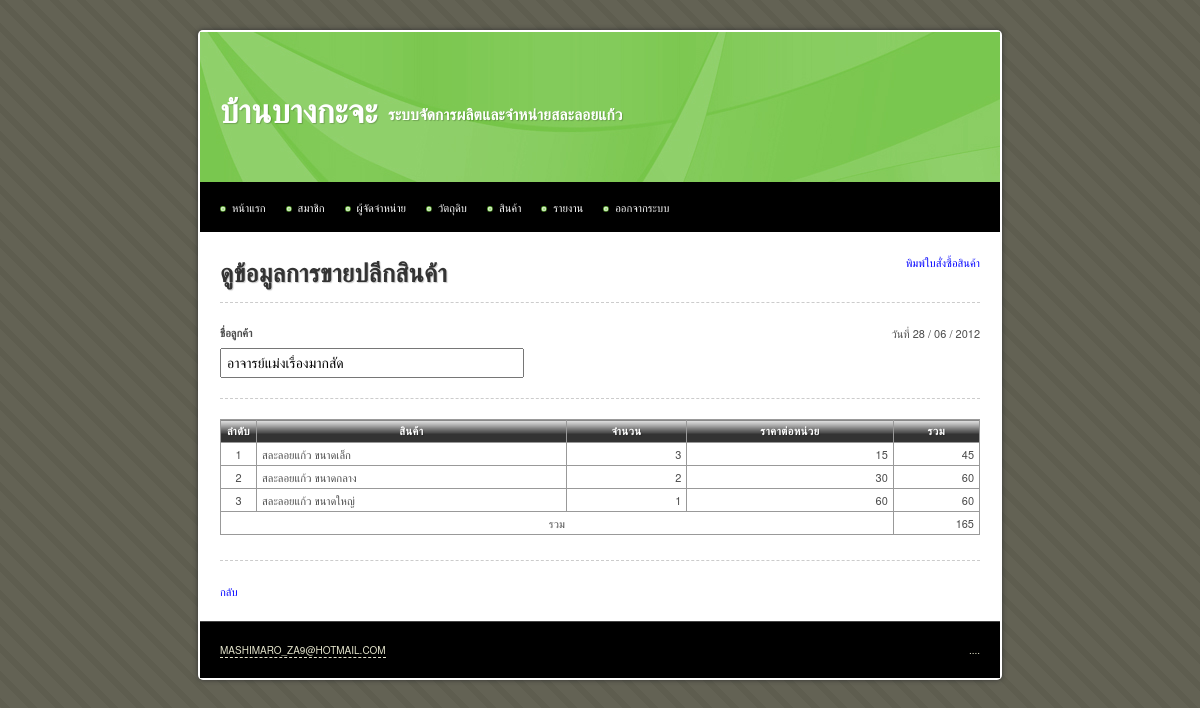
Screenshot of /main/product_retail_read.php?id=10 (signed in) with the database file from the repository.
### tables this page shows
CREATE TABLE IF NOT EXISTS `product_order` (
  `id` int(10) unsigned NOT NULL AUTO_INCREMENT,
  `type` tinyint(1) unsigned NOT NULL DEFAULT '0' COMMENT '0 = สั่งซื้อ, 1 = ขายปลีก',
  `orderer` varchar(255) NOT NULL,
  `tel` varchar(255) DEFAULT NULL,
  `description` text,
  `is_receive` tinyint(1) unsigned NOT NULL DEFAULT '0' COMMENT '0 = ยังไม่ได้รับ, 1 = รับแล้ว',
  `is_produced` tinyint(1) unsigned NOT NULL DEFAULT '0' COMMENT '0 = ยังไม่ได้ผลิต, 1 = ผลิตแล้ว',
  `date_receive` date DEFAULT NULL,
  `date_create` date NOT NULL,
  `date_update` timestamp NOT NULL DEFAULT CURRENT_TIMESTAMP ON UPDATE CURRENT_TIMESTAMP,
  PRIMARY KEY (`id`)
);

CREATE TABLE IF NOT EXISTS `product_order_item` (
  `id_order` int(10) unsigned NOT NULL,
  `id_product` int(10) unsigned NOT NULL,
  `quantity` int(10) unsigned NOT NULL,
  `quantity_received` int(10) unsigned NOT NULL DEFAULT '0',
  PRIMARY KEY (`id_order`,`id_product`),
  KEY `FK_product_order_item_product` (`id_product`),
  CONSTRAINT `FK_product_order_item_product` FOREIGN KEY (`id_product`) REFERENCES `product` (`id`) ON DELETE CASCADE ON UPDATE CASCADE,
  CONSTRAINT `FK_product_order_item_product_order` FOREIGN KEY (`id_order`) REFERENCES `product_order` (`id`) ON DELETE CASCADE ON UPDATE CASCADE
);

CREATE TABLE IF NOT EXISTS `product` (
  `id` int(10) unsigned NOT NULL AUTO_INCREMENT,
  `name` varchar(255) NOT NULL,
  `description` text,
  `weight` int(10) NOT NULL,
  `unit` varchar(255) NOT NULL,
  `image` varchar(255) DEFAULT NULL,
  `manufacture_min` int(10) unsigned NOT NULL,
  `manufacture_max` int(10) unsigned NOT NULL,
  `stock_max` int(10) unsigned NOT NULL,
  `labour_min` int(10) unsigned NOT NULL,
  `order_min` int(10) unsigned NOT NULL,
  `unit_per_labour` int(10) unsigned NOT NULL,
  `total` int(10) unsigned NOT NULL DEFAULT '0',
  `price_retail` int(10) unsigned NOT NULL,
  `price_wholesale` int(10) unsigned NOT NULL,
  `date_create` datetime NOT NULL,
  `date_update` timestamp NOT NULL DEFAULT CURRENT_TIMESTAMP ON UPDATE CURRENT_TIMESTAMP,
  PRIMARY KEY (`id`)
);

### iic_tools/helpers/iic_utilities_helper.php (called while the page is built, shortened)
<?php
function change_date_format($date, $old_separator = "-", $old_format = 'y-m-d', $new_separator = " / ", $new_format = "d-m-y")
{
	@list($_old_format_path1, $_old_format_path2, $_old_format_path3) = explode('-', $old_format);
	@list($_date_path[$_old_format_path1], $_date_path[$_old_format_path2], $_date_path[$_old_format_path3]) = explode($old_separator, $date);
	@list($_new_format_path1, $_new_format_path2, $_new_format_path3) = explode('-', $new_format);
	$_new_date = $_date_path[$_new_format_path1].$new_separator.$_date_path[$_new_format_path2].$new_separator.$_date_path[$_new_format_path3];
	return $_new_date;
}
function remove_comma($number, $decimal = 0)
{
	$_int		= 0;
	$_decimal	= '';
	if(count(explode (".", $number)) > 1)
	{
		list($_int, $_decimal) = explode (".", $number);
	}
	else
	{
		$_int = ($number == '') ? 0 : $number;
	}
	$_int = explode (',', $_int);
	$_int = implode ($_int);
	$_new_number = $_int.$_decimal;
	return $_new_number;
}
function add_comma($number, $decimal = 0)
{
	$_sign		= '';
	$_int		= 0;
	$_decimal	= '';
	if(count(explode (".", $number)) > 1)
	{
		list($_int, $_decimal) = explode (".", $number);
	}
	else
	{
		$_int = ($number == '') ? 0 : $number;
	}
	$_int = remove_comma($_int);
	if($_int < 0)
	{
		$_sign = '-';
		$_int = str_replace('-', '', $_int);
	}
	else
	{
		$_sign = '';
	}
	$_total_loop = (strlen($_int) > 3) ? floor(strlen($_int) / 3) : 0;
	for($_loop = $_total_loop; $_loop > 0; $_loop--)
	{
		$_length = (3 * $_loop) * -1;
		$_int = substr_replace($_int, ',', $_length, 0 );
	}
	$_new_number = $_sign.$_int.$_decimal;
	return $_new_number;
}

### main/product_retail_read.php (the view, shortened to what this page needs)
<?php
$sql = 'SELECT * FROM product_order WHERE id = "'.$_GET['id'].'"';
$query = mysql_query($sql) or die(mysql_error());
$data = mysql_fetch_array($query);
?>
<!DOCTYPE html PUBLIC "-//W3C//DTD XHTML 1.0 Transitional//EN" "http://www.w3.org/TR/xhtml1/DTD/xhtml1-transitional.dtd">
<html xmlns="http://www.w3.org/1999/xhtml">
<head>
<?php include("inc.css.php"); ?>
</head>
<body>
<div id="container">
	<?php include("inc.header.php"); ?>
	<div id="content">
		<a href="product_retail_print.php?id=<?php echo $_GET['id']; ?>" class="float_r">พิมพ์ใบสั่งซื้อสินค้า</a>
		<h1>ดูข้อมูลการขายปลีกสินค้า</h1>
		<hr>
		<div class="float_r">วันที่ <?php echo change_date_format($data['date_create']); ?></div>
		<form method="post" enctype="multipart/form-data">
			<label for="orderer">ชื่อลูกค้า</label>
			<input id="orderer" name="orderer" type="text" value="<?php echo $data['orderer']; ?>" readonly="readonly" />
			<hr />
			<table>
				<thead>
				<tr>
					<th width="25">ลำดับ</th>
					<th>สินค้า</th>
					<th>จำนวน</th>
					<th>ราคาต่อหน่วย</th>
					<th>รวม</th>
				</tr>
				</thead>
				<tbody>
				<?php
				$sql = 'SELECT *
						FROM product_order_item
						LEFT JOIN product
						ON product_order_item.id_product = product.id
						WHERE product_order_item.id_order = '.$_GET['id'];
				$query = mysql_query($sql) or die(mysql_error());
				$loop = 1;
				$grand_total = 0;
				while($data = mysql_fetch_assoc($query)):
					$price = ($data['quantity'] >= $data['order_min']) ? $data['price_wholesale'] : $data['price_retail'];
					$total = $price * $data['quantity'];
					$grand_total += $total;
				?>
				<tr>
					<td align="center"><?php echo $loop; ?></td>
					<td><?php echo $data['name']; ?></td>
					<td align="right"><?php echo $data['quantity'] ?></td>
					<td align="right"><?php echo add_comma($price) ?></td>
					<td align="right"><?php echo add_comma($total) ?></td>
				</tr>
				<?php
				$loop++;
				endwhile;
				?>
				</tbody>
				<tfoot>
					<tr>
						<td colspan="4" class="center">รวม</td>
						<td align="right"><?php echo add_comma($grand_total) ?></td>
					</tr>
				</tfoot>
			</table>
		</form>
		<hr style="margin-top:25px" />
		<a href="product_retail.php">กลับ</a>
	</div>
	<?php include("inc.footer.php"); ?>
</div>
</body>
</html>

### iic_tools/css/iic_layout.css (style rules this page uses)
html, body, div, span, applet, object, iframe, h1, h2, h3, h4, h5, h6, p, blockquote, pre, a, abbr, acronym, address, big, cite, code, del, dfn, em, font, img, ins, kbd, q, s, samp, small, strike, strong, sub, sup, tt, var, b, u, i, center, dl, dt, dd, ol, ul, li, fieldset, form, label, legend, table, caption, tbody, tfoot, thead, tr, th, td { margin:0; padding:0; border:0; outline:0; font-size:100%; vertical-align:baseline; background:transparent }
table { border-collapse:collapse; border-spacing:0 }
body { font: 14px/1.5 'Microsoft Sans Serif', 'Helvetica Neue', Arial, 'Liberation Sans', FreeSans, sans-serif }
hr { border:0 #ccc solid; border-top-width:1px; clear:both; height:0 }
h1 { font-size:25px }
p, dl, hr, h1, h2, h3, h4, h5, h6, h7, ol, ul, pre, table, address, fieldset { margin-bottom:20px }
label { display: block; font-weight: bold; margin: 10px 0px 5px 0px; text-shadow:0 1px 0 white; }
form input[type=text], form input[type=password], form textarea, form select { padding: 5px; font-size: 14px; }

### iic_tools/css/iic_style.css (style rules this page uses)
.float_r { float: right; }
.center { text-align: center; }
a:link { color: #00F; text-decoration: none; }
thead th { background-image: url(../img/bg_th.png); white-space: nowrap; }

### css/style.css (style rules this page uses)
body { margin: 30px 0px 20px 0px; padding: 0; background: #D7D7BD url(../images/img01.png) repeat; text-align: justify; line-height: 20px; font-size: 11px; color: #4C4C4C; }
h1, h2, h3, h4, h5, h6, th, b, strong { color: #333; letter-spacing: 0.25px; text-shadow: 1px 1px 1px rgba(0, 0, 0, 0.2); -moz-text-shadow: 1px 1px 1px rgba(0, 0, 0, 0.2); -webkit-text-shadow: 1px 1px 1px rgba(0, 0, 0, 0.2); }
hr { border-style: dashed; }
#container { background: #FFF; display: table; width: 800px; margin: auto; padding: 2px; border-radius: 5px; -moz-border-radius: 5px; -webkit-border-radius: 5px; box-shadow: 0px 0px 5px #333; -moz-box-shadow: 0px 0px 5px #333; -webkit-box-shadow: 0px 0px 5px #333; }
#content { background: #FFF; padding: 20px; }
#content h1 { margin-top: 10px; }
form input[type=text], form input[type=password], form textarea { min-width: 290px; }
table { border: 1px solid #000; border-collapse: collapse; width: 100% }
table td, table th { padding: 1px 5px; border: 1px solid #999; border-collapse: collapse; }
table th { background-color: #333; border: 1px solid #999; color: #FFF; text-align: center; letter-spacing: 0.5px; }

### main/product_retail_read.php (style rules this page uses)
form hr { margin-top: 20px; }

### rows the page displays
product_order: date_create "28 / 06 / 2012", orderer "อาจารย์แม่งเรื่องมากสัด"
product_order_item: id_product.name "สละลอยแก้ว ขนาดเล็ก", quantity "3", id_product.price_retail "15", quantity.price_retail "45"
product_order_item: id_product.name "สละลอยแก้ว ขนาดกลาง", quantity "2", id_product.price_retail "30", quantity.price_retail "60"
product_order_item: id_product.name "สละลอยแก้ว ขนาดใหญ่", quantity "1", id_product.price_retail "60"

### other values shown
add_comma($grand_total) "165"
